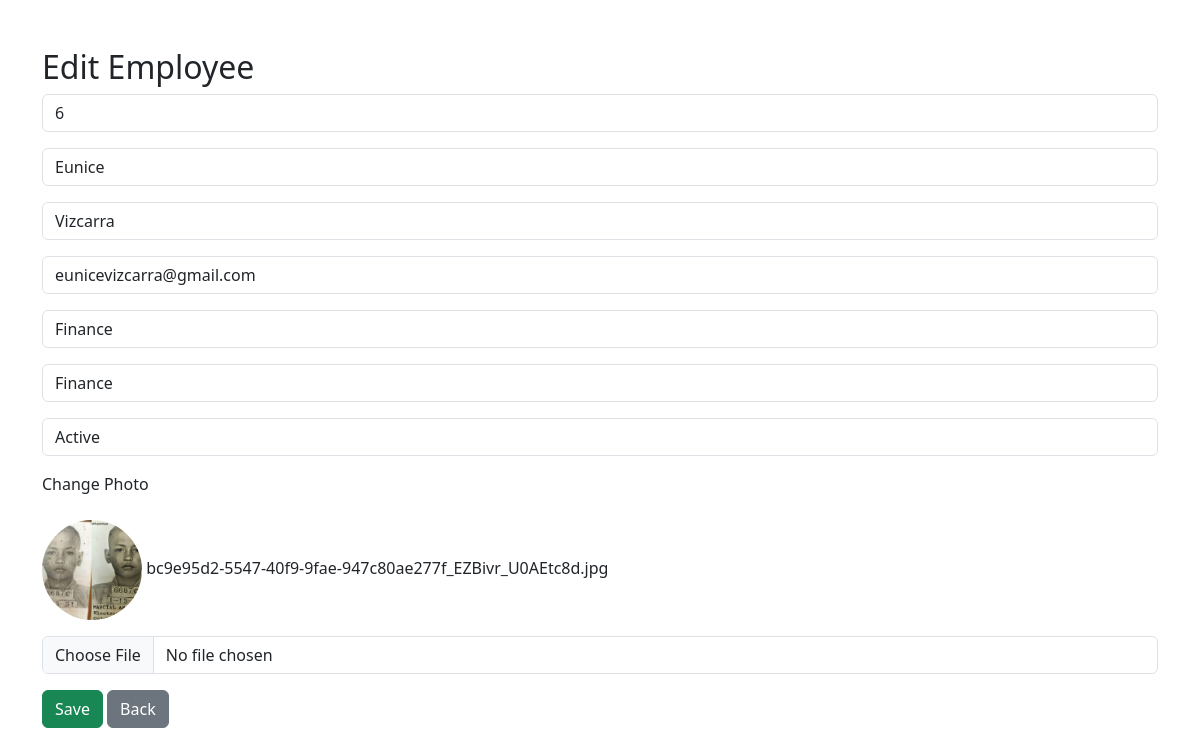
/edit/6 (signed in), run on the app's committed database.
### app.py (models this page shows)
class Employee(db.Model):
    id = db.Column(db.Integer, primary_key=True)
    employee_no = db.Column(db.String(20), nullable = False,unique=True)
    first_name = db.Column(db.String(100), nullable = False)
    last_name = db.Column(db.String(100), nullable = False)
    email = db.Column(db.String(100), nullable = False)
    department = db.Column(db.String(100), nullable = False)
    position = db.Column(db.String(100), nullable = False)
    status = db.Column(db.String(20), nullable = False)
    photo = db.Column(db.String(255), nullable=True)

### app.py (the view, shortened to what this page needs)
@app.route('/edit/<int:id>', methods=['GET', 'POST'])
def edit_employee(id):
    if 'username' not in session:
        return redirect('/login')
    employee= Employee.query.get_or_404(id)
    return render_template(
        'edit.html',
        employee=employee
    )

### templates/edit.html (shortened to what this page needs)
<!DOCTYPE html>
<html>
    <head>
        <link rel="stylesheet" href="https://cdn.jsdelivr.net/npm/bootstrap@5.3.3/dist/css/bootstrap.min.css">
    </head>
    <body>
    <div class = "container mt-5">
        <h2>Edit Employee</h2>
        <form method="POST" action="" enctype="multipart/form-data">
        <div class="mb-3">
            <input
                class="form-control"
                type="text"
                name="employee_no"
                value="{{employee.employee_no}}"
                readonly
            >
        </div>
        <div class="mb-3">
            <input
                class="form-control"
                type="text"
                name="first_name"
                value="{{employee.first_name}}"
                required
            >
        </div>
        <div class="mb-3">
            <input
                class="form-control"
                type="text"
                name="last_name"
                value="{{employee.last_name}}"
                required
            >
        </div>
        <div class="mb-3">
            <input
                class="form-control"
                type="text"
                name="email"
                value="{{employee.email}}"
                required
            >
        </div>
        <div class="mb-3">
            <select name="department" class="form-control">
                <option
                    value="Finance"
                    {% if employee.department == 'Finance' %}
                    selected
                    {% endif %}>
                    Finance
                </option>
            </select>
        </div>
        <div class="mb-3">
            <input
            class="form-control"
            type="text"
            name="position"
            value="{{ employee.position}}"
            required>
        </div>
        <div class="mb-3">
           <select name="status" class="form-control">
            <option
                value="Active"
                {% if employee.status == 'Active' %}
                selected
                {% endif %}
            >
                Active
            </option>
           </select>
        </div>
        <div class="mb-3">
            <label class="form-label"> Change Photo </label>
        </div>
        <div class="mb-3">
         {% if employee.photo %}
        <img id="photo-preview" src="{{ url_for('static', filename='uploads/' + employee.photo)}}" width="100" height="100" style="object-fit: cover;border-radius: 50%;">
         {{ employee.photo }}
        {% endif %}
        </div>
        <div class="mb-3">
            <input type="file" name="photo" class="form-control" id="photo-input">
        </div>
            <button class="btn btn-success" type="submit"> Save </button>
            <button class="btn btn-secondary" type="submit"> Back </button>
        </form>
    </div>
    </body>
</html>

### data on the page
Employee: employee_no "6", first_name "Eunice", last_name "Vizcarra", email "eunicevizcarra@gmail.com", department "Finance", position "Finance", status "Active", photo (picture), photo "bc9e95d2-5547-40f9-9fae-947c80ae277f_EZBivr_U0AEtc8d.jpg"
